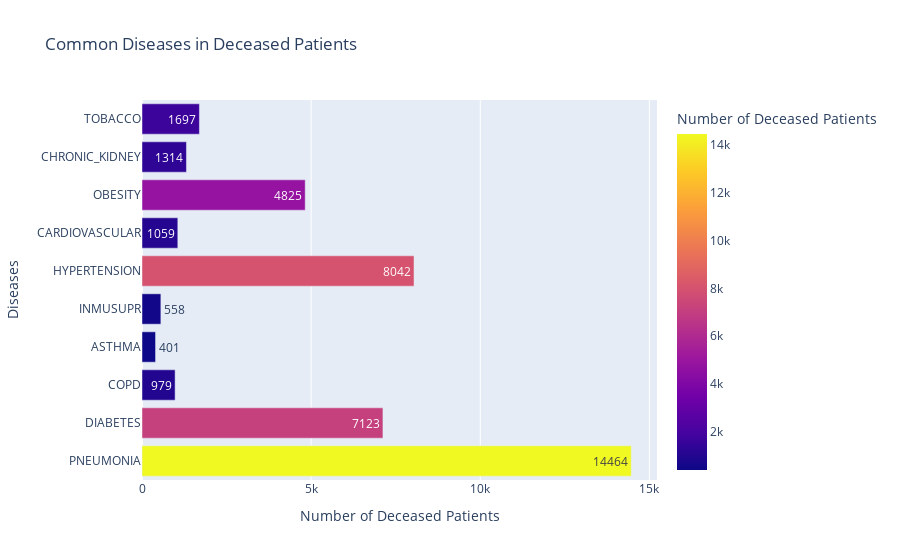

The notebook cell this image was saved under:
### Markdown cell above
### QUESTION 8. What are the common diseases that the deceased patients had?[1m]

#### Produce a bar chart

### Code cell
import plotly.express as px
import pandas as pd

deceased_patients = df[~df['DATE_OF_DEATH'].isna()]

diseases = ['PNEUMONIA', 'DIABETES', 'COPD', 'ASTHMA', 'INMUSUPR', 
           'HYPERTENSION', 'CARDIOVASCULAR', 'OBESITY', 'CHRONIC_KIDNEY', 'TOBACCO']

data_list = []

for disease in diseases:
    count = deceased_patients[deceased_patients[disease] == 'YES'][disease].count()
    data_list.append({'Disease': disease, 'Count': count})

disease_counts = pd.DataFrame(data_list)

fig = px.bar(
    disease_counts, 
    x="Count", 
    y="Disease", 
    title="Common Diseases in Deceased Patients",
    labels={"Count": "Number of Deceased Patients", "Disease": "Diseases"},
    text="Count",  
    color="Count",  
)

# Show the interactive plot
fig.show()

### Figure 1 — Plotly figure (JSON) as saved in the notebook; plotly's stock layout.template omitted (floating-point values rounded to 4 significant figures)
{"data": [{"alignmentgroup": "True", "hovertemplate": "Number of Deceased Patients=%{marker.color}<br>Diseases=%{y}<extra></extra>", "legendgroup": "", "marker": {"color": [14464, 7123, 979, 401, 558, 8042, 1059, 4825, 1314, 1697], "coloraxis": "coloraxis", "pattern": {"shape": ""}}, "name": "", "offsetgroup": "", "orientation": "h", "showlegend": false, "text": [14464, 7123, 979, 401, 558, 8042, 1059, 4825, 1314, 1697], "textposition": "auto", "type": "bar", "x": [14464, 7123, 979, 401, 558, 8042, 1059, 4825, 1314, 1697], "xaxis": "x", "y": ["PNEUMONIA", "DIABETES", "COPD", "ASTHMA", "INMUSUPR", "HYPERTENSION", "CARDIOVASCULAR", "OBESITY", "CHRONIC_KIDNEY", "TOBACCO"], "yaxis": "y"}], "layout": {"barmode": "relative", "coloraxis": {"colorbar": {"title": {"text": "Number of Deceased Patients"}}, "colorscale": [[0, "#0d0887"], [0.1111, "#46039f"], [0.2222, "#7201a8"], [0.3333, "#9c179e"], [0.4444, "#bd3786"], [0.5556, "#d8576b"], [0.6667, "#ed7953"], [0.7778, "#fb9f3a"], [0.8889, "#fdca26"], [1, "#f0f921"]]}, "legend": {"tracegroupgap": 0}, "title": {"text": "Common Diseases in Deceased Patients"}, "xaxis": {"anchor": "y", "domain": [0, 1], "title": {"text": "Number of Deceased Patients"}}, "yaxis": {"anchor": "x", "domain": [0, 1], "title": {"text": "Diseases"}}}}
